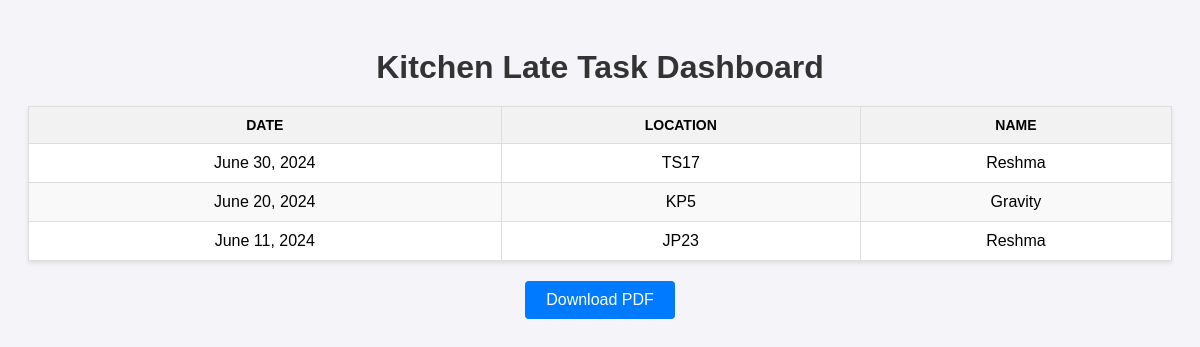
Page /kitchen_late_task_dashboard/ on the committed database.
### pizza_ordering/models.py (models this page shows)
class KitchenLateTask(models.Model):
    LOCATION_CHOICES = [
        ('JP23', 'JP23'),
        ('KP5', 'KP5'),
        ('TS17', 'TS17'),
    ]
    location = models.CharField(max_length=50, choices=LOCATION_CHOICES, default='JP23')
    date = models.DateField()
    name = models.CharField(max_length=100)
    class Meta:
        verbose_name = "Kitchen Department Late Shift(Task)"
        verbose_name_plural = "Kitchen Department Late Shift(Task)"

### pizza_ordering/views.py (the view)
# urls.py: path('kitchen_late_task_dashboard/', views.kitchen_late_task_dashboard, name='kitchen_late_task_dashboard'),
def kitchen_late_task_dashboard(request):
    kitchen_lates_task = KitchenLateTask.objects.all().order_by('-date')  # Fetch all KitchenLunch objects from the database
    return render(request, 'pizza_ordering/kitchenlatetaskdashboard.html', {'kitchen_lates_task': kitchen_lates_task})

### pizza_ordering/templates/pizza_ordering/kitchenlatetaskdashboard.html (shortened to what this page needs)
<!DOCTYPE html>
<html lang="en">
<head>
</head>
<body>
    <h1>Kitchen Late Task Dashboard</h1>
    <table id="dashboard-table">
        <thead>
            <tr>
                <th>Date</th>
                <th>Location</th>
                <th>Name</th>
            </tr>
        </thead>
        <tbody>
            {% for kitchen_late_task in kitchen_lates_task %}
            <tr>
                <td>{{ kitchen_late_task.date }}</td>
                <td>{{ kitchen_late_task.location }}</td>
                <td>{{ kitchen_late_task.name }}</td>
            </tr>
            {% endfor %}
        </tbody>
    </table>
    <button id="download-pdf-btn">Download PDF</button>
</body>
</html>

### pizza_ordering/templates/pizza_ordering/kitchenlatetaskdashboard.html (style rules this page uses)
body { font-family: Arial, sans-serif; background-color: #f4f4f9; padding: 20px; }
h1 { text-align: center; color: #333; margin-bottom: 20px; }
table { width: 100%; border-collapse: collapse; background-color: #fff; box-shadow: 0 2px 4px rgba(0, 0, 0, 0.1); margin-bottom: 20px; }
th, td { border: 1px solid #ddd; padding: 10px; text-align: center; }
th { background-color: #f2f2f2; text-transform: uppercase; font-size: 14px; }
tr:nth-child(even) { background-color: #f9f9f9; }
#download-pdf-btn { display: block; width: 150px; padding: 10px; margin: 0 auto; background-color: #007bff; border: none; border-radius: 4px; color: #fff; font-size: 16px; cursor: pointer; text-align: center; }

### rows in the picture
KitchenLateTask: date "June 30, 2024", location "TS17", name "Reshma"
KitchenLateTask: date "June 20, 2024", location "KP5", name "Gravity"
KitchenLateTask: date "June 11, 2024", location "JP23", name "Reshma"
